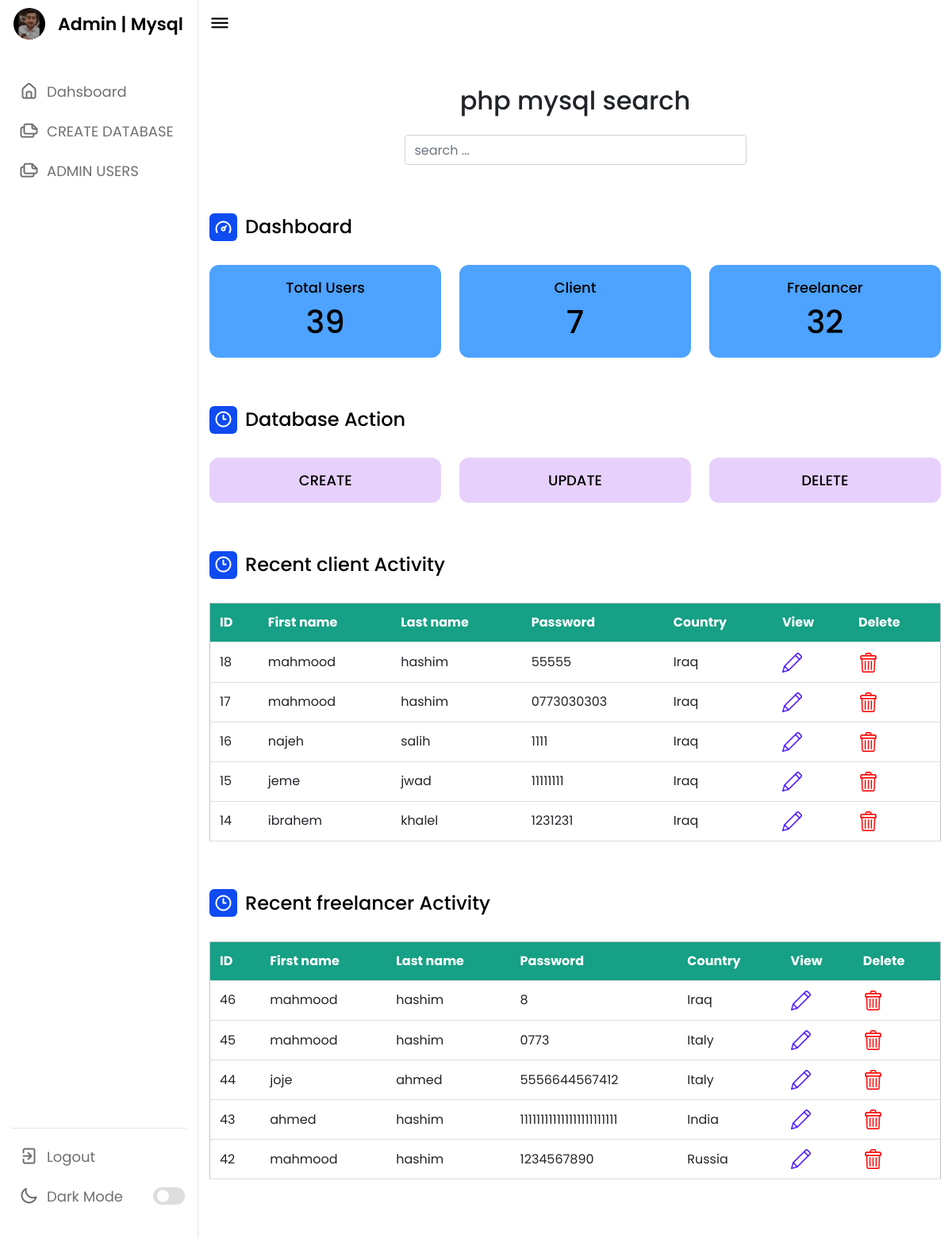
Page /dashboard.php on the committed database.
### tables this page shows
CREATE TABLE `client_tb` (
  `id` int(11) NOT NULL,
  `C_first_name` varchar(45) DEFAULT NULL,
  `C_last_name` varchar(45) DEFAULT NULL,
  `C_email` varchar(45) DEFAULT NULL,
  `C_password` varchar(45) DEFAULT NULL,
  `C_country` varchar(45) DEFAULT NULL
);

CREATE TABLE `freelancer_tb` (
  `id` int(11) NOT NULL,
  `F_first_name` varchar(45) NOT NULL,
  `F_last_name` varchar(45) NOT NULL,
  `F_email` varchar(45) NOT NULL,
  `F_password` varchar(45) NOT NULL,
  `F_country` varchar(45) NOT NULL
);

### dashboard.php (the view, shortened to what this page needs)
<?php
$servername = "localhost:3307";
$username = "root";
$password = "";
$db = "freelancer_db";
$conn = mysqli_connect($servername, $username, $password,$db);
$sql = "SELECT COUNT(*) as user_count FROM srch_data;";
$result = mysqli_query($conn, $sql);
if (mysqli_num_rows($result) > 0) {
  $row = mysqli_fetch_assoc($result);
  $user_count = $row["user_count"];
}
  $sql = "SELECT COUNT(*) as user_count FROM freelancer_tb;";
$result = mysqli_query($conn, $sql);
if (mysqli_num_rows($result) > 0) {
  $row = mysqli_fetch_assoc($result);
  $user_count_f = $row["user_count"];
}
  $sql = "SELECT COUNT(*) as user_count FROM client_tb;";
$result = mysqli_query($conn, $sql);
if (mysqli_num_rows($result) > 0) {
  $row = mysqli_fetch_assoc($result);
  $user_count_c = $row["user_count"];
}
?>
<!DOCTYPE html>
<html lang="en">
<head>
    <link rel="stylesheet" href="dashboard.css">
    <link rel="stylesheet" href="https://unicons.iconscout.com/release/v4.0.0/css/line.css">
    <link rel="stylesheet" href="https://maxcdn.bootstrapcdn.com/bootstrap/4.5.2/css/bootstrap.min.css">
</head>
<body>
    <nav>
        <div class="logo-name">
            <div class="logo-image">
                <img src="images/unnamed.jpg">
            </div>
            <span class="logo_name">Admin | Mysql</span>
        </div>
        <div class="menu-items">
            <ul class="nav-links">
                <li><a href="#">
                    <i class="uil uil-estate"></i>
                    <span class="link-name">Dahsboard</span>
                </a></li>
                <li><a href="index.php">
                    <i class="uil uil-files-landscapes"></i>
                    <span class="link-name">CREATE DATABASE</span>
                </a></li>
                <li><a href="./datatable-order-fixed/">
                    <i class="uil uil-files-landscapes"></i>
                    <span class="link-name">ADMIN USERS</span>
                </a></li>
            </ul>
            <ul class="logout-mode">
                <li><a href="#">
                    <i class="uil uil-signout"></i>
                    <span class="link-name">Logout</span>
                </a></li>
                <li class="mode">
                    <a href="#">
                        <i class="uil uil-moon"></i>
                    <span class="link-name">Dark Mode</span>
                </a>
                <div class="mode-toggle">
                  <span class="switch"></span>
                </div>
            </li>
            </ul>
        </div>
    </nav>
    <section class="dashboard">
        <div class="top">
            <i class="uil uil-bars sidebar-toggle"></i>
        </div>
        <div class="dash-content">
        <div class="container" style="max-width: 50%;">
<div class="text-center mt-5 mb-4">
    <h2>php mysql search</h2>
</div>
<input type="text" class="form-control"  id="live_search" autocomplete="off" placeholder="search ...">
</div>
            <div class="overview">
                <div class="title">
                    <i class="uil uil-tachometer-fast-alt"></i>
                    <span class="text">Dashboard</span>
                </div>
                <div class="boxes">
                    <div class="box box1">
                        <span class="text">Total Users</span>
                        <span class="number">
                            <?php
                            echo $user_count;
                            ?>
                        </span>
                    </div>
                    <div class="box box1">
                    <span class="text">Client</span>
                        <span class="number">
                            <?php
                               echo $user_count_c;
                             ?>
                        </span>
                    </div>
                    <div class="box box1">
                    <span class="text">Freelancer</span>
                        <span class="number">
                            <?php
                               echo $user_count_f;
                             ?>
                        </span>
                  </div>
                </div>
            </div>
            <div class="title">
                    <i class="uil uil-clock-three"></i>
                    <span class="text">Database Action</span>
                </div>
                <div class="overview">
                <div class="boxes">
                    <div class="box box3" style="cursor: cell;" onclick="location.href='index.php'">
                        <span class="text">CREATE</span>
                    </div>
                    <div class="box box3">
                        <span class="text">UPDATE</span>
                    </div>
                    <div class="box box3">
                        <span class="text">DELETE</span>
                  </div>
                </div>
            </div>
            <div class="overview">
        <div class="activity">
                <div class="title">
                    <i class="uil uil-clock-three"></i>
                    <span class="text">Recent client Activity</span>
                </div>
        <div class="activity-data">
    <table>
        <tr id="header">
            <th>ID</th>
            <th>First name</th>
            <th>Last name</th>
            <th>Password</th>
            <th>Country</th>
            <th >View</th>
            <th >Delete</th>
        </tr>
        <?php
$sql =  "SELECT * FROM client_tb ORDER BY id DESC LIMIT 5";
$req = mysqli_query($conn ,$sql);
if(mysqli_num_rows($req) == 0){
    echo "not successful" ;
}else {
    while($row=mysqli_fetch_assoc($req)){
  ?>
        <tr>
        <td><?=$row['id']?></td>
        <td><?=$row['C_first_name']?></td>
        <td><?=$row['C_last_name']?></td>
        <td><?=$row['C_password']?></td>
        <td><?=$row['C_country']?></td>
        <td><a href="C_modification.php?id=<?=$row['id']?>"><img id="image" src="images/pen.png"></a></td>
        <td><a href="delete_client.php?id=<?=$row['id']?>"><img id="image" src="images/trash.png"></a></td>
        </tr>
        <?php
                }
            }
?>
    </table>
                </div>
        </div>
        <div class="activity">
                <div class="title">
                    <i class="uil uil-clock-three"></i>
                    <span class="text">Recent freelancer Activity</span>
                </div>
        <div class="activity-data">
    <table>
        <tr id="header">
            <th>ID</th>
            <th>First name</th>
            <th>Last name</th>
            <th>Password</th>
            <th>Country</th>
            <th >View</th>
            <th >Delete</th>
        </tr>
        <?php
$sql =  "SELECT * FROM freelancer_tb ORDER BY id DESC LIMIT 5";
$req = mysqli_query($conn ,$sql);
if(mysqli_num_rows($req) == 0){
    echo "not successful" ;
}else {
    while($row=mysqli_fetch_assoc($req)){
  ?>
        <tr>
        <td><?=$row['id']?></td>
        <td><?=$row['F_first_name']?></td>
        <td><?=$row['F_last_name']?></td>
        <td><?=$row['F_password']?></td>
        <td><?=$row['F_country']?></td>
        <td><a href="F_modification.php?id=<?=$row['id']?>"><img id="image" src="images/pen.png"></a></td>
        <td><a href="delete_freelancer.php?id=<?=$row['id']?>"><img id="image" src="images/trash.png"></a></td>
        </tr>
        <?php
                }
            }
?>
    </table>
                </div>
        </div>
            </div>
        </div>
        <br><br><br>
    </section>
</body>
</html>

### dashboard.css (style rules this page uses)
* { margin: 0; padding: 0; box-sizing: border-box; font-family: 'Poppins', sans-serif; }
:root { --primary-color: #0E4BF1; --panel-color: #FFF; --text-color: #000; --black-light-color: #707070; --border-color: #e6e5e5; --toggle-color: #DDD; --box1-color: #4DA3FF; --box2-color: #FFE6AC; --box3-color: #E7D1FC; --title-icon-color: #fff; --tran-05: all 0.5s ease; --tran-03: all 0.3s ease; --tran-03: all 0.2s ease; }
body { min-height: 100vh; background-color: var(--primary-color); }
nav { position: fixed; top: 0; left: 0; height: 100%; width: 250px; padding: 10px 14px; background-color: var(--panel-color); border-right: 1px solid var(--border-color); transition: var(--tran-05); }
nav .logo-name { display: flex; align-items: center; }
nav .logo-image { display: flex; justify-content: center; min-width: 45px; }
nav .logo-image img { width: 40px; object-fit: cover; border-radius: 50%; }
nav .logo-name .logo_name { font-size: 22px; font-weight: 600; color: var(--text-color); margin-left: 14px; transition: var(--tran-05); }
nav .menu-items { margin-top: 40px; height: calc(100% - 90px); display: flex; flex-direction: column; justify-content: space-between; }
.menu-items li { list-style: none; }
.menu-items li a { display: flex; align-items: center; height: 50px; text-decoration: none; position: relative; }
.menu-items li a i { font-size: 24px; min-width: 45px; height: 100%; display: flex; align-items: center; justify-content: center; color: var(--black-light-color); }
.menu-items li a .link-name { font-size: 18px; font-weight: 400; color: var(--black-light-color); transition: var(--tran-05); }
.menu-items .logout-mode { padding-top: 10px; border-top: 1px solid var(--border-color); }
.menu-items .mode { display: flex; align-items: center; white-space: nowrap; }
.menu-items .mode-toggle { position: absolute; right: 14px; height: 50px; min-width: 45px; display: flex; align-items: center; justify-content: center; cursor: pointer; }
.mode-toggle .switch { position: relative; display: inline-block; height: 22px; width: 40px; border-radius: 25px; background-color: var(--toggle-color); }
.switch:before { content: ""; position: absolute; left: 5px; top: 50%; transform: translateY(-50%); height: 15px; width: 15px; background-color: var(--panel-color); border-radius: 50%; transition: var(--tran-03); }
.dashboard { position: relative; left: 250px; background-color: var(--panel-color); min-height: 100vh; width: calc(100% - 250px); padding: 10px 14px; transition: var(--tran-05); }
.dashboard .top { position: fixed; top: 0; left: 250px; display: flex; width: calc(100% - 250px); justify-content: space-between; align-items: center; padding: 10px 14px; background-color: var(--panel-color); transition: var(--tran-05); z-index: 10; }
.dashboard .top .sidebar-toggle { font-size: 26px; color: var(--text-color); cursor: pointer; }
.dashboard .dash-content { padding-top: 50px; }
.dash-content .title { display: flex; align-items: center; margin: 60px 0 30px 0; }
.dash-content .title i { position: relative; height: 35px; width: 35px; background-color: var(--primary-color); border-radius: 6px; color: var(--title-icon-color); display: flex; align-items: center; justify-content: center; font-size: 24px; }
.dash-content .title .text { font-size: 24px; font-weight: 500; color: var(--text-color); margin-left: 10px; }
.dash-content .boxes { display: flex; align-items: center; justify-content: space-between; flex-wrap: wrap; }
.dash-content .boxes .box { display: flex; flex-direction: column; align-items: center; border-radius: 12px; width: calc(100% / 3 - 15px); padding: 15px 20px; background-color: var(--box1-color); transition: var(--tran-05); }
.boxes .box .text { white-space: nowrap; font-size: 18px; font-weight: 500; color: var(--text-color); }
.boxes .box .number { font-size: 40px; font-weight: 500; color: var(--text-color); }
.boxes .box.box3 { background-color: var(--box3-color); }
.dash-content .activity .activity-data { display: flex; justify-content: space-between; align-items: center; width: 100%; }
.activity .activity-data { display: flex; }

### dashboard.php (style rules this page uses)
table { border-collapse: collapse; width: 100%; height: 200px; border: 1px solid #bdc3c7; }
tr { transition: all .2s ease-in; cursor: pointer; }
th, td { padding: 12px; text-align: left; border-bottom: 1px solid #ddd; }
#header { background-color: #16a085; color: #fff; }
#image { height: 25px; }

### rows in the picture
client_tb: id "18", C_first_name "mahmood", C_last_name "hashim", C_password "55555", C_country "Iraq"
client_tb: id "17", C_first_name "mahmood", C_last_name "hashim", C_password "0773030303", C_country "Iraq"
client_tb: id "16", C_first_name "najeh", C_last_name "salih", C_password "1111", C_country "Iraq"
client_tb: id "15", C_first_name "jeme", C_last_name "jwad", C_password "11111111", C_country "Iraq"
client_tb: id "14", C_first_name "ibrahem", C_last_name "khalel", C_password "1231231", C_country "Iraq"
freelancer_tb: id "46", F_first_name "mahmood", F_last_name "hashim", F_password "8", F_country "Iraq"
freelancer_tb: id "45", F_first_name "mahmood", F_last_name "hashim", F_password "0773", F_country "Italy"
freelancer_tb: id "44", F_first_name "joje", F_last_name "ahmed", F_password "5556644567412", F_country "Italy"
freelancer_tb: id "43", F_first_name "ahmed", F_last_name "hashim", F_password "111111111111111111111111", F_country "India"
freelancer_tb: id "42", F_first_name "mahmood", F_last_name "hashim", F_password "1234567890", F_country "Russia"

### other values in the picture
$user_count "39"
$user_count_c "7"
$user_count_f "32"
